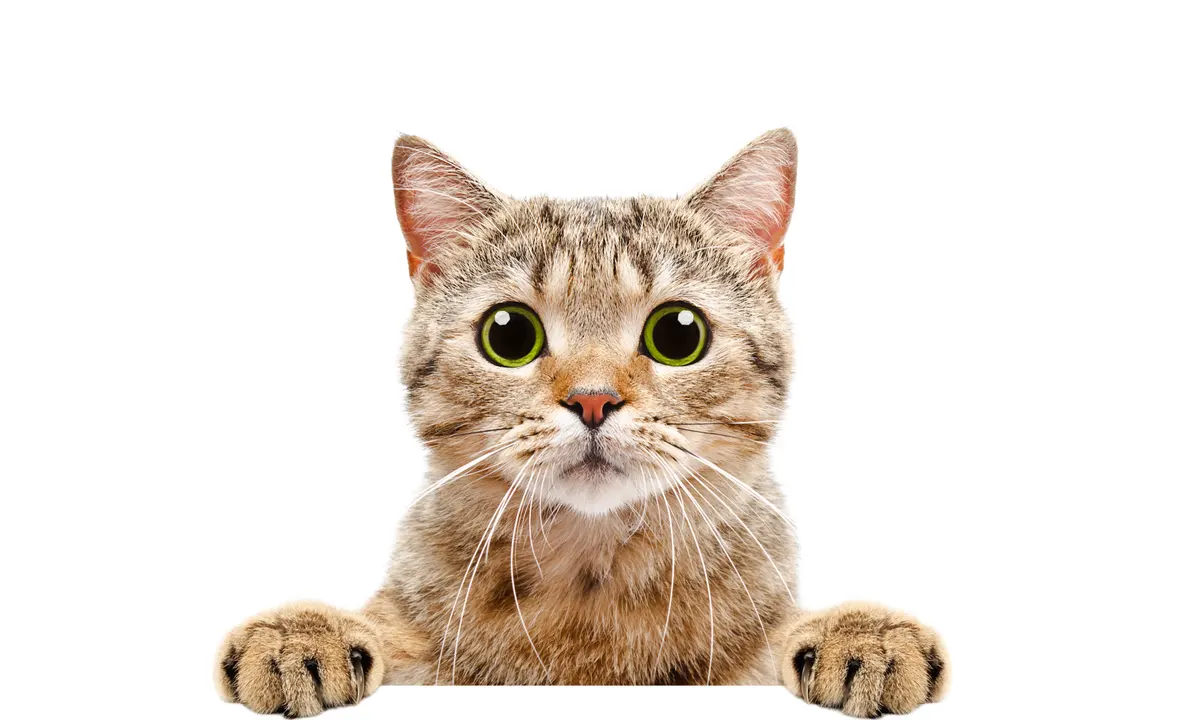
#> input picture CV-HW3-810101380-810101517/Question1/cat1.webp, 1200 x 720 px
$ python part1.py
#> lines starting #> are read from the running program, lines starting #| are printed output that depends on the picture
import cv2
import matplotlib.pyplot as plt

# Read input images
img1 = cv2.imread('cat1.webp')
#> img1 is the input picture: shape (720, 1200, 3); mean B, G, R 219.7, 227.3, 235.5
img2 = cv2.imread('cat2.jpeg')
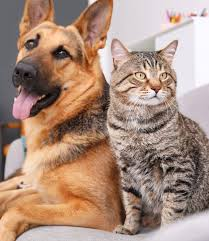
#> input picture CV-HW3-810101380-810101517/Question1/cat2.jpeg, 209 x 241 px
#> img2 is the input picture: shape (241, 209, 3); mean B, G, R 125.9, 142, 170.9

# Check if images loaded successfully
if img1 is None or img2 is None:
    raise ValueError("Failed to load one or both images")

# Display images
fig, axes = plt.subplots(1, 2, figsize=(12, 6))

axes[0].imshow(cv2.cvtColor(img1, cv2.COLOR_BGR2RGB))
axes[0].set_title('Cat Image 1', fontsize=14)
axes[0].axis('off')

axes[1].imshow(cv2.cvtColor(img2, cv2.COLOR_BGR2RGB))
axes[1].set_title('Cat Image 2', fontsize=14)
axes[1].axis('off')

plt.tight_layout()
plt.show()
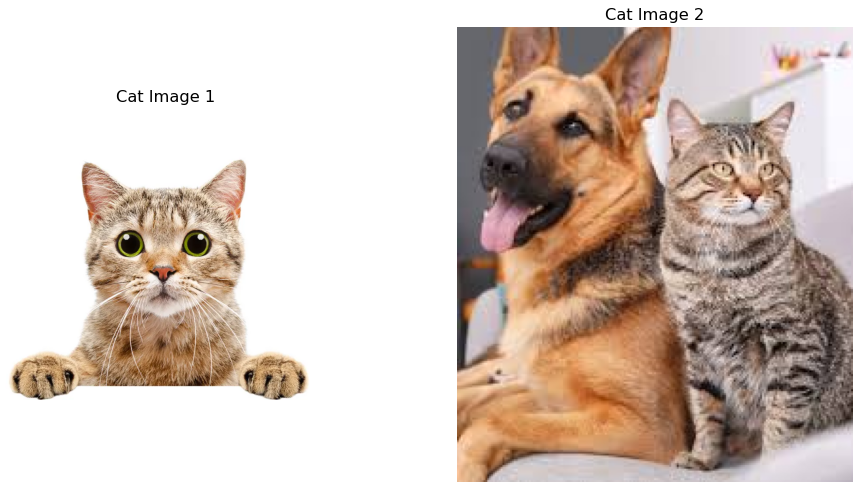
#> figure drawn by matplotlib, 2 panels

print(f"Image 1 shape: {img1.shape}")
#| Image 1 shape: (720, 1200, 3)
print(f"Image 2 shape: {img2.shape}")
#| Image 2 shape: (241, 209, 3)
